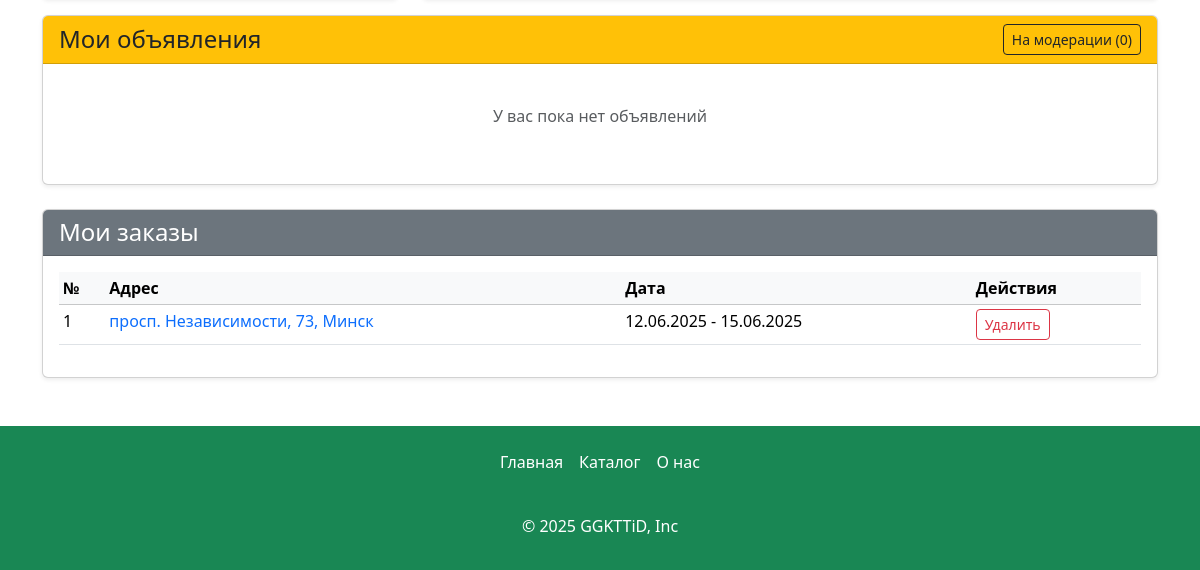
/profile (signed in, lower part), run on an earlier commit of the app's database.
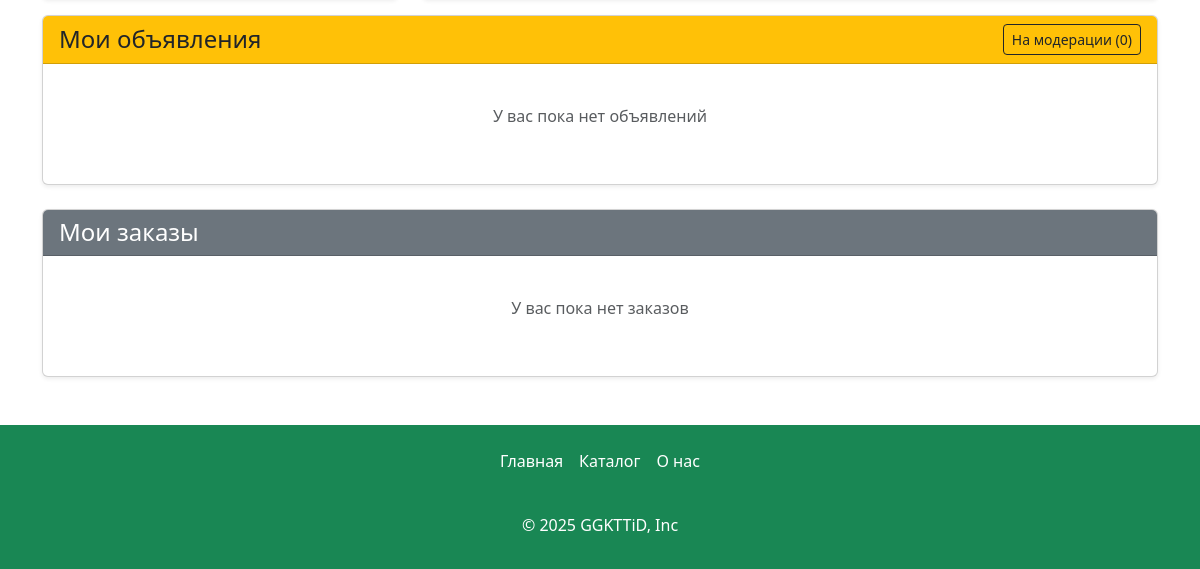
And on a later commit of the database.
### app.py (models this page shows, shortened)
class Articles(db.Model):
    id = db.Column(db.Integer,primary_key=True)
    title = db.Column(db.String(100))
    text = db.Column(db.Text)
    image_name = db.Column(db.String(100))
    category = db.Column(db.String(100))
    price = db.Column(db.Integer)
    floor = db.Column(db.Integer)
    entrance = db.Column(db.Integer)
    type_app = db.Column(db.String(100))
    address= db.Column(db.String(100))
    count_rooms = db.Column(db.Integer)
    hide = db.Column(db.Boolean, default=True)
    created_at = db.Column(db.DateTime, default=datetime.now)
    id_user = db.Column(db.Integer, db.ForeignKey('users.id'))
    orders = db.relationship('Orders', backref='article', lazy=True)
    images = db.relationship('Image', backref='article', lazy=True, cascade="all, delete-orphan")

class Orders(db.Model):
    id = db.Column(db.Integer,primary_key=True)
    id_user = db.Column(db.Integer, db.ForeignKey('users.id'))
    id_article = db.Column(db.Integer, db.ForeignKey('articles.id'))
    date = db.Column(db.DateTime)

### app.py (the view, shortened to what this page needs)
@app.route('/profile', methods=['GET', 'POST'])
def profile():
    if not 'name' in session:
        abort(401)
    total_user = Users.query.filter_by(email=session['name']).first()
    articles = Articles.query.filter_by(id_user=total_user.id).all()
    orders = Orders.query.filter_by(id_user=total_user.id).join(Articles).order_by(Orders.date.asc()).all()
    grouped_orders = []
    temp_group = []
    for order in orders:
        if not temp_group:
            temp_group.append(order)
        else:
            last_date = temp_group[-1].date
            current_date = order.date
            if (current_date - last_date).days == 1:
                temp_group.append(order)
    if temp_group:
        if len(temp_group) > 1:
            grouped_orders.append({
                'type': 'range',
                'start_date': temp_group[0].date,
                'end_date': temp_group[-1].date,
                'article': temp_group[0].article
            })
        else:
            grouped_orders.append({
                'type': 'single',
                'date': temp_group[0].date,
                'article': temp_group[0].article
            })
    notifications = Notification.query.filter_by(user_id=total_user.id)\
        .order_by(Notification.created_at.desc()).all()
    return render_template("profile.html",articles=articles,grouped_orders=grouped_orders,notifications=notifications,timedelta=timedelta)

### app.py (called while the page is built)
@app.context_processor
def inject_unread_messages():
    if 'name' in session:
        current_user = Users.query.filter_by(email=session['name']).first()
        unread_count = Messages.query.filter_by(recipient_id=current_user.id, is_read=False).count()
        return dict(unread_messages=unread_count)
    return dict(unread_messages=0)

@app.context_processor
def inject_user():
    def get_user_name():
        if 'name' in session:
            return Users.query.filter_by(email=session['name']).first()
    return dict(active_user=get_user_name())

@app.context_processor
def inject_unread_count():
    if 'name' in session:
        user = Users.query.filter_by(email=session['name']).first()
        if user:
            unread_count = Notification.query.filter_by(user_id=user.id, is_read=False).count()
            return dict(unread_notifications=unread_count)
    return dict(unread_notifications=0)

### templates/profile.html (shortened to what the changed rows need)
{% extends 'base.html' %}
{% block main %}
<main>
    <div class="container my-5">
        <div class="card shadow-sm">
    <div class="card-body" style="max-height: 300px; overflow-y: auto;">
        {% if not grouped_orders %}
        <div class="text-center py-4">
            <p class="text-muted">У вас пока нет заказов</p>
        </div>
        {% else %}
        <div class="table-responsive">
            <table class="table table-sm table-hover">
                <thead class="table-light">
                    <tr>
                        <th scope="col">№</th>
                        <th scope="col">Адрес</th>
                        <th scope="col">Дата</th>
                        <th scope="col">Действия</th>
                    </tr>
                </thead>
                <tbody>
                    {% for order in grouped_orders %}
                    <tr>
                        <td>{{ loop.index }}</td>
                        <td><a href="/card/{{ order.article.id }}" class="text-decoration-none">{{ order.article.address }}</a></td>
                        <td>
                            {% if order.type == 'range' %}
                                {{ order.start_date.strftime('%d.%m.%Y') }} - {{ order.end_date.strftime('%d.%m.%Y') }}
                            {% else %}
                                {{ order.date.strftime('%d.%m.%Y') }}
                            {% endif %}
                        </td>
                        <td>
                            {% if order.type == 'range' %}
                            <button type="button" class="btn btn-sm btn-outline-danger" data-bs-toggle="modal" data-bs-target="#deleteRangeModal">
                           Удалить
                            </button>
                            {% else %}
                                <a href="/delete-order/{{ order.date.strftime('%Y-%m-%d') }}/{{ order.article.id }}" class="btn btn-sm btn-outline-danger">
                                    Удалить
                                </a>
                            {% endif %}
                        </td>
                    </tr>
                    {% endfor %}
                </tbody>
            </table>
        </div>
        {% endif %}
    </div>
</div>
    </div>
</main>
{% endblock %}

What changed in the data, as far as the page shows it:
no longer on this page (row unchanged): Articles: article.address "просп. Независимости, 73, Минск"
removed Orders: start_date "12.06.2025"
removed Orders: end_date "15.06.2025"
Also different on the page:
text no longer shown: "№ Адрес Дата Действия"
text now shown: "У вас пока нет заказов"
list line gone: "1 - Удалить"
